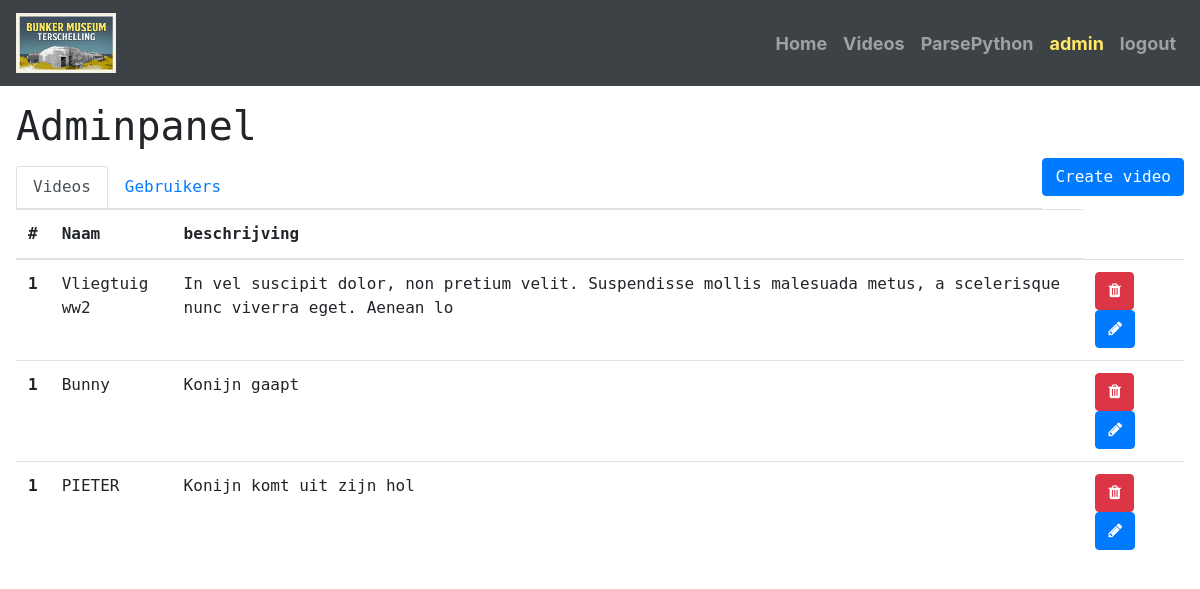
The page /admin (signed in) on the database its author committed.
### models.py (models this page shows)
class Video(db.Model):
    id = db.Column(db.Integer, primary_key=True)
    title = db.Column(db.String(64), index=True)
    beschrijving = db.Column(db.String(120), index=True)
    cords = db.Column(db.String(120), index=True)
    href = db.Column(db.String(120), index=True)

### admin.py (the view)
@admin.route("/admin", methods=['GET'])
@login_required
def adminPanel():
    video_data = Video.query.all()
    user_data = User.query.all()
    return render_template('admin/admin.html', video_data=video_data, user_data=user_data);

### __init__.py (called while the page is built)
@login_manager.user_loader
def load_user(user_id):
    return User.query.get(int(user_id))

### templates/admin/admin.html (shortened to what this page needs)
{% set active_page = "admin" %}
{% extends "base.html" %}
    {% block content %}
    <h1>Adminpanel</h1>
    <button type="button" class="btn btn-primary" data-toggle="modal" data-target="#CreateModal" style="float: right;"
        data-whatever="@mdo">Create video</button>
    <div class="nav nav-tabs" id="nav-tab" role="tablist" style="margin-top: 1em;">
        <a class="nav-link active" id="nav-home-tab" data-toggle="tab" href="#nav-home" role="tab"
            aria-controls="nav-home" aria-selected="true">Videos</a>
        <a class="nav-link" id="nav-profile-tab" data-toggle="tab" href="#nav-profile" role="tab"
            aria-controls="nav-profile" aria-selected="false">Gebruikers</a>
    </div>
    <div class="tab-content" id="nav-tabContent">
        <div class="tab-pane fade show active" id="nav-home" role="tabpanel" aria-labelledby="nav-home-tab">
            <table class="table">
                <thead>
                    <tr>
                        <th scope="col">#</th>
                        <th scope="col">Naam</th>
                        <th scope="col">beschrijving</th>
                    </tr>
                </thead>
                <tbody>
                    {% for video in video_data %}
                    <tr>
                        <th scope="row">1</th>
                        <td>{{video.title}}</td>
                        <td>{{video.beschrijving}}</td>
                        <td><button type="button" class="btn btn-danger" data-toggle="modal"
                                data-target="#DeleteBevestiging"><i class="fa fa-trash" aria-hidden="true"></i></button>
                            <button type="button" class="btn btn-primary" data-toggle="modal" data-target="#editModal{{ video.id }}"
                                data-whatever="@mdo"><i class="fa fa-pencil" aria-hidden="true"></i></button>
                        </td>
                    </tr>
                    {% endfor %}
                </tbody>
            </table>
        </div>
    </div>
    </div>
    {% endblock %}

### templates/base.html (shortened to what this page needs)
<!DOCTYPE html>
<html>
<head>
    <link rel="stylesheet" href="{{ url_for('static', filename='css/style.css') }}" type="text/css">
    <link rel="stylesheet" href="https://maxcdn.bootstrapcdn.com/bootstrap/4.0.0/css/bootstrap.min.css"
>
    <link rel="stylesheet" href="https://cdnjs.cloudflare.com/ajax/libs/font-awesome/4.7.0/css/font-awesome.min.css">
</head>
<body>
    <div class="overlay">
        <div id="container">
            <header>
                <nav class="navbar  navbar-expand-lg navbar-dark  scrolling-navbar" id="test">
                    <a class="navbar-brand" href="{{ url_for('main.index') }}"><img class="nav-img-logo"
                            src="../static/images/LogoBunkersTS2.png" width="100px" height="60px"></img></a>
                    <div class="collapse navbar-collapse" id="navbarSupportedContent">
                        {% if current_user.is_authenticated %}
                        {% set navigation_bar = [
                        ('/', 'index', 'Home'),
                        ('/videos', 'Videos', 'Videos'),
                        ('/parsePython', 'parsePython', 'ParsePython'),
                        ('/admin', 'admin', 'admin'),
                        ('/logout', 'logout','logout'),
                        ] -%}
                        {% else %}
                        {% set navigation_bar = [
                        ('/login', 'Login', 'Login'),
                        ] -%}
                        {% endif %}
                        {% set active_page = active_page|default('index') -%}
                        <ul class=" navigation navbar-nav ml-auto menu">
                            {% for href, id, caption in navigation_bar %}
                            <li {% if id==active_page %} class="active" {% endif %}><a class="nav-link"
                                    href="{{ href|e }}">{{ caption|e }}</a>
                            </li>
                            {% endfor %}
                        </ul>
                    </div>
                </nav>
            </header>
            <main>
                {% block content %}
                {% endblock %}
        </div>
</body>

### static/css/style.css (style rules this page uses)
main { font-family: DejaVu Sans Mono, monospace; flex: 1; display: flex; word-break: break-all; padding: 1em; }
.active .nav-link { color: #FEE864 !important; font-size: 18px; font-weight: bold; }
nav { background-color: #3C4245; }
nav a { color: #fff; font-size: 18px; font-weight: bold; }
#container { width: 100%; height: 100VH; margin: 0 auto; display: flex; flex-direction: column; }
html { height: 100%; }
body { height: 100%; margin: 0; background-repeat: no-repeat; background-attachment: fixed; }
.show { display: block; }

### rows shown on the page
Video: title "Vliegtuig ww2", beschrijving "In vel suscipit dolor, non pretium velit. Suspendisse mollis malesuada metus, a scelerisque nunc viverra eget. Aenean lo"
Video: title "Bunny", beschrijving "Konijn gaapt"
Video: title "PIETER", beschrijving "Konijn komt uit zijn hol"

### other values the page prints
{{ caption|e }} "Home" "Videos" "ParsePython" "admin" "logout"
